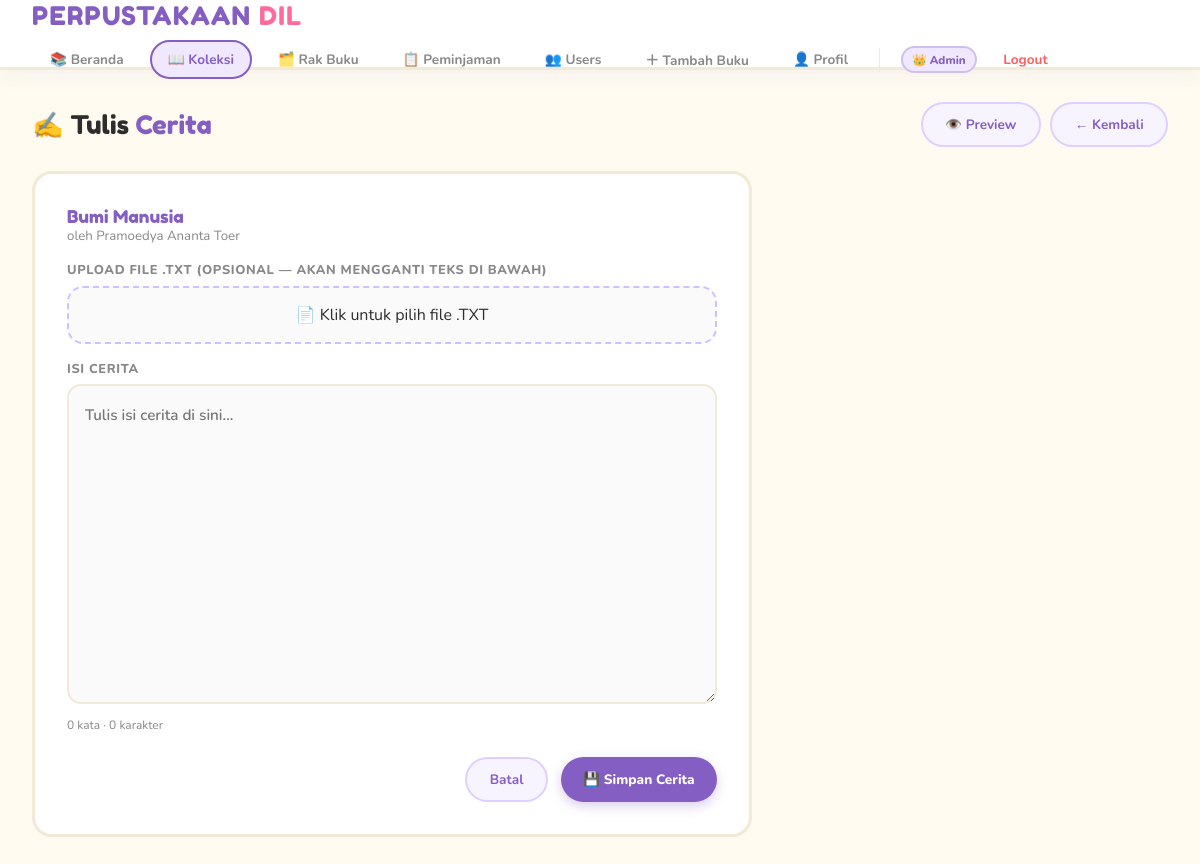
/buku/cerita/1 (signed in), run on the app's committed database.
### models.py (models this page shows, shortened)
class User(UserMixin, db.Model):
    __tablename__ = 'users'
    id         = db.Column(db.Integer, primary_key=True)
    nama       = db.Column(db.String(100), nullable=False)
    email      = db.Column(db.String(120), unique=True, nullable=False)
    username   = db.Column(db.String(50), unique=True, nullable=False)
    password   = db.Column(db.String(200), nullable=False)
    hp         = db.Column(db.String(20), default='')
    role       = db.Column(db.String(20), default='pengunjung')  # admin / pengunjung
    created_at = db.Column(db.DateTime, default=datetime.utcnow)
    peminjaman = db.relationship('Peminjaman', backref='user', lazy=True)
    ulasan     = db.relationship('Ulasan', backref='user', lazy=True)

class Buku(db.Model):
    __tablename__ = 'buku'
    id        = db.Column(db.Integer, primary_key=True)
    judul     = db.Column(db.String(200), nullable=False)
    penulis   = db.Column(db.String(100), nullable=False)
    tahun     = db.Column(db.Integer, default=2024)
    genre     = db.Column(db.String(50), default='Lainnya')
    stok      = db.Column(db.Integer, default=1)
    deskripsi = db.Column(db.Text, default='')
    cover     = db.Column(db.String(300), default='')   # filename di uploads/covers/
    cerita    = db.Column(db.Text, default='')
    rak_id    = db.Column(db.Integer, db.ForeignKey('rak.id'), nullable=True)
    created_at = db.Column(db.DateTime, default=datetime.utcnow)
    peminjaman = db.relationship('Peminjaman', backref='buku', lazy=True)
    ulasan     = db.relationship('Ulasan', backref='buku', lazy=True)

### routes/books.py (the view, shortened to what this page needs)
@books.route('/buku/cerita/<int:id>', methods=['GET', 'POST'])
@login_required
def cerita(id):
    buku = Buku.query.get_or_404(id)
    return render_template('books/cerita.html', buku=buku)

### templates/books/cerita.html (shortened to what this page needs)
{% extends 'base.html' %}
{% block content %}
<div class="page-header">
  <div class="page-title">✍️ Tulis <span>Cerita</span></div>
  <div style="display:flex;gap:.6rem">
    <a href="{{ url_for('books.baca', id=buku.id) }}" class="btn btn-outline">👁️ Preview</a>
    <a href="{{ url_for('books.index') }}" class="btn btn-outline">← Kembali</a>
  </div>
</div>
<div class="form-card" style="max-width:720px">
  <div style="margin-bottom:1rem">
    <div style="font-family:'Fredoka One',cursive;font-size:1.1rem;color:var(--purple)">{{ buku.judul }}</div>
    <div style="font-size:.83rem;color:var(--muted)">oleh {{ buku.penulis }}</div>
  </div>
  <form method="POST" enctype="multipart/form-data">
    <div class="form-group">
      <label>Upload File .TXT (opsional — akan mengganti teks di bawah)</label>
      <div class="cover-upload-area" onclick="document.getElementById('fileInput').click()" style="padding:1rem">
        <div>📄 Klik untuk pilih file .TXT</div>
      </div>
    </div>
    <div class="form-group">
      <label>Isi Cerita</label>
      <textarea name="cerita" class="textarea-cerita" placeholder="Tulis isi cerita di sini...">{{ buku.cerita or '' }}</textarea>
      <div style="font-size:.75rem;color:var(--muted);margin-top:.4rem" id="wordCount"></div>
    </div>
    <div class="form-actions">
      <a href="{{ url_for('books.index') }}" class="btn btn-outline">Batal</a>
      <button type="submit" class="btn btn-purple">💾 Simpan Cerita</button>
    </div>
  </form>
</div>
{% endblock %}

### templates/base.html (shortened to what this page needs)
<!DOCTYPE html>
<html lang="id">
<head>
<link rel="stylesheet" href="{{ url_for('static', filename='css/style.css') }}">
</head>
<body>
{% if current_user.is_authenticated %}
<header>
  <div class="logo">PERPUSTAKAAN <span>DIL</span></div>
  <nav>
    <a href="{{ url_for('main.index') }}"        class="nav-btn {% if request.endpoint == 'main.index' %}active{% endif %}">📚 Beranda</a>
    <a href="{{ url_for('books.index') }}"        class="nav-btn {% if request.blueprint == 'books' %}active{% endif %}">📖 Koleksi</a>
    <a href="{{ url_for('main.rak') }}"           class="nav-btn {% if request.endpoint == 'main.rak' %}active{% endif %}">🗂️ Rak Buku</a>
    {% if current_user.role == 'admin' %}
    <a href="{{ url_for('peminjaman.index') }}"   class="nav-btn {% if request.blueprint == 'peminjaman' %}active{% endif %}">📋 Peminjaman</a>
    <a href="{{ url_for('main.users') }}"         class="nav-btn {% if request.endpoint == 'main.users' %}active{% endif %}">👥 Users</a>
    <a href="{{ url_for('books.tambah') }}"       class="nav-btn {% if request.endpoint == 'books.tambah' %}active{% endif %}">＋ Tambah Buku</a>
    {% endif %}
    <a href="{{ url_for('main.profil') }}"        class="nav-btn {% if request.endpoint == 'main.profil' %}active{% endif %}">👤 Profil</a>
    <span class="role-badge role-{{ current_user.role }}">
      {{ '👑 Admin' if current_user.role == 'admin' else '👤 ' + current_user.nama }}
    </span>
    <a href="{{ url_for('auth.logout') }}" class="nav-btn btn-logout">Logout</a>
  </nav>
</header>
{% endif %}
<div class="{% if current_user.is_authenticated %}main-wrap{% endif %}">
  {% block content %}{% endblock %}
</div>
</body>
</html>

### static/css/style.css (style rules this page uses)
:root { --bg:#FFFBF0;--bg2:#FFFFFF;--bg3:#F8F4FF;--gold:#845EC2;--gold2:#9B72D0;--cream:#2D2D2D;--text:#2D2D2D;--muted:#888;--accent:#FF5E5E;--green:#06D6A0;--border:rgba(132,94,194,0.18);--pink:#FF6B9D;--yellow:#FFD93D;--teal:#06D6A0;--purple:#845EC2;--orange:#FF9A3C;--blue:#4FC3F7; }
* { margin:0;padding:0;box-sizing:border-box; }
body { background:var(--bg);color:var(--text);font-family:'Nunito',sans-serif;min-height:100vh; }
header { background:var(--bg2);border-bottom:3px solid #F0EAD6;padding:0 2rem;display:flex;align-items:center;justify-content:space-between;height:70px;position:sticky;top:0;z-index:100;box-shadow:0 4px 20px rgba(132,94,194,0.08);flex-wrap:wrap;gap:.5rem; }
.logo { font-family:'Fredoka One',cursive;font-size:1.6rem;color:var(--purple);letter-spacing:.05em;text-decoration:none; }
.logo span { color:var(--pink); }
nav { display:flex;gap:.5rem;align-items:center;flex-wrap:wrap; }
.nav-btn { background:none;border:2px solid transparent;color:var(--muted);font-family:'Nunito',sans-serif;font-size:.85rem;font-weight:700;padding:.5rem 1rem;cursor:pointer;border-radius:50px;transition:all .2s;text-decoration:none;display:inline-block; }
.nav-btn:hover,.nav-btn.active { color:var(--purple);background:#F0E8FF;border-color:var(--purple); }
.btn-logout { color:var(--accent)!important; }
.role-badge { font-size:.72rem;padding:.2rem .6rem;border-radius:20px;font-weight:800;margin-left:.5rem; }
.role-admin { background:#F0E8FF;color:var(--purple);border:2px solid rgba(132,94,194,.3); }
.main-wrap { max-width:1200px;margin:0 auto;padding:2rem; }
.btn { padding:.7rem 1.4rem;border:none;border-radius:50px;cursor:pointer;font-family:'Nunito',sans-serif;font-size:.85rem;font-weight:800;transition:all .2s;text-decoration:none;display:inline-block; }
.btn-purple,.btn-gold { background:var(--purple);color:#fff;box-shadow:0 4px 12px rgba(132,94,194,0.3); }
.btn-outline { background:#F8F4FF;border:2px solid #E0D0FF;color:var(--purple);font-weight:700; }
.form-card { background:var(--bg2);border:3px solid #F0EAD6;border-radius:20px;padding:2rem;max-width:560px; }
.page-header,.section-head { display:flex;align-items:center;justify-content:space-between;margin-bottom:1.5rem;flex-wrap:wrap;gap:1rem; }
.page-title,.section-title { font-family:'Fredoka One',cursive;font-size:1.6rem;color:var(--text); }
.page-title span,.section-title span { color:var(--purple); }
.form-group { margin-bottom:1rem; }
label { display:block;font-size:.8rem;color:var(--muted);margin-bottom:.4rem;letter-spacing:.05em;text-transform:uppercase;font-weight:800; }
.form-control,input[type=text],input[type=number],input[type=password],input[type=url],input[type=email],textarea { width:100%;background:#FAFAFA;border:2.5px solid #F0EAD6;border-radius:14px;padding:.7rem 1rem;color:var(--text);font-family:'Nunito',sans-serif;font-size:.9rem;outline:none;transition:border-color .2s;font-weight:600; }
textarea { resize:vertical;min-height:80px; }
.form-actions { display:flex;gap:.8rem;justify-content:flex-end;margin-top:1.5rem; }
.cover-upload-area { border:2.5px dashed #D0C0FF;border-radius:16px;padding:1.5rem;text-align:center;cursor:pointer;transition:border-color .2s;margin-bottom:.5rem;background:#FAFAFA; }
.textarea-cerita { width:100%;background:#FAFAFA;border:2.5px solid #F0EAD6;border-radius:14px;padding:1rem;color:var(--text);font-family:'Nunito',sans-serif;font-size:.95rem;outline:none;resize:vertical;min-height:320px;line-height:1.8;transition:border-color .2s; }

### data on the page
User: role "👑 Admin"
Buku: judul "Bumi Manusia", penulis "Pramoedya Ananta Toer"
